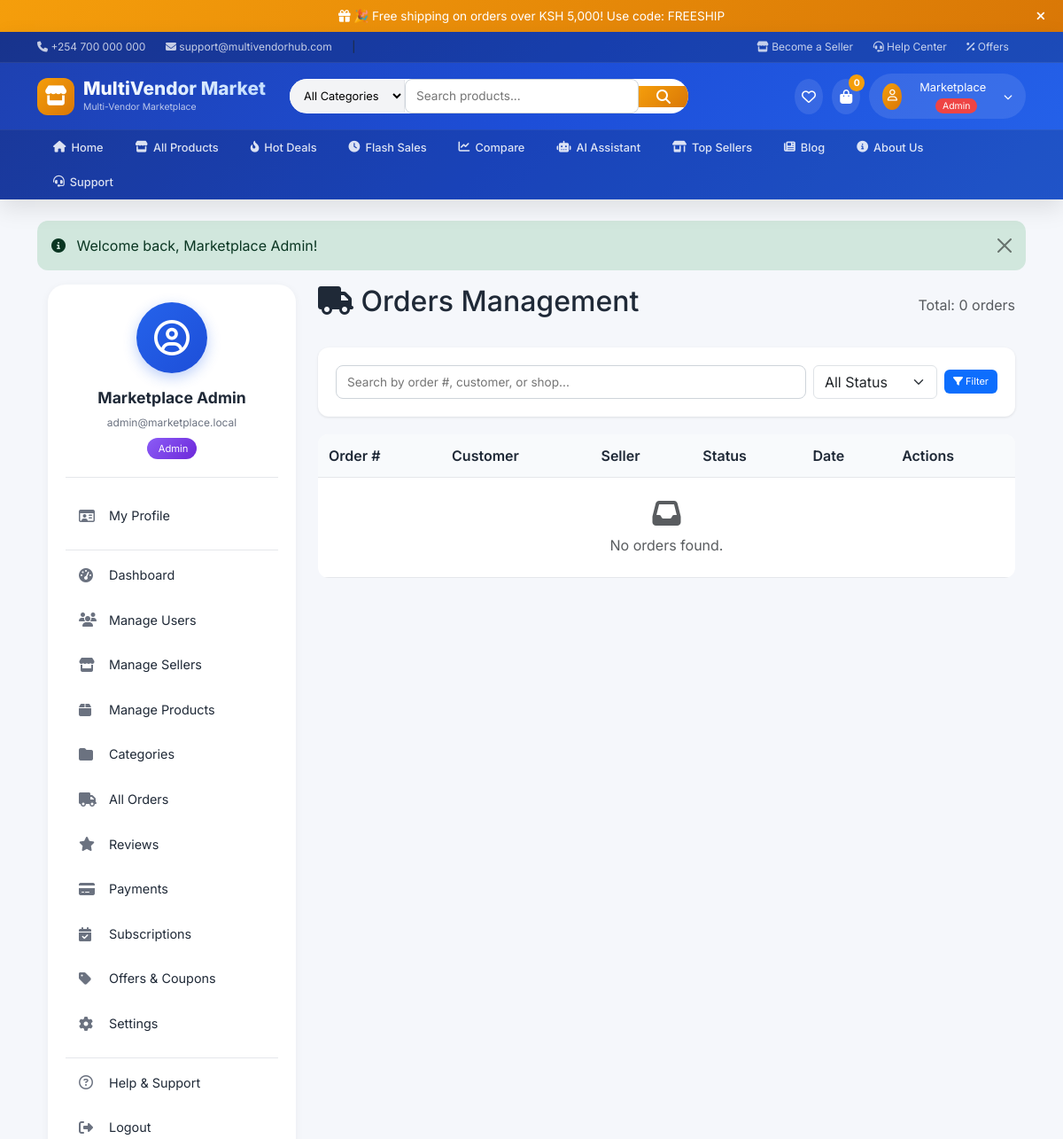
The app's page /admin/orders.php (signed in, upper part), older data.
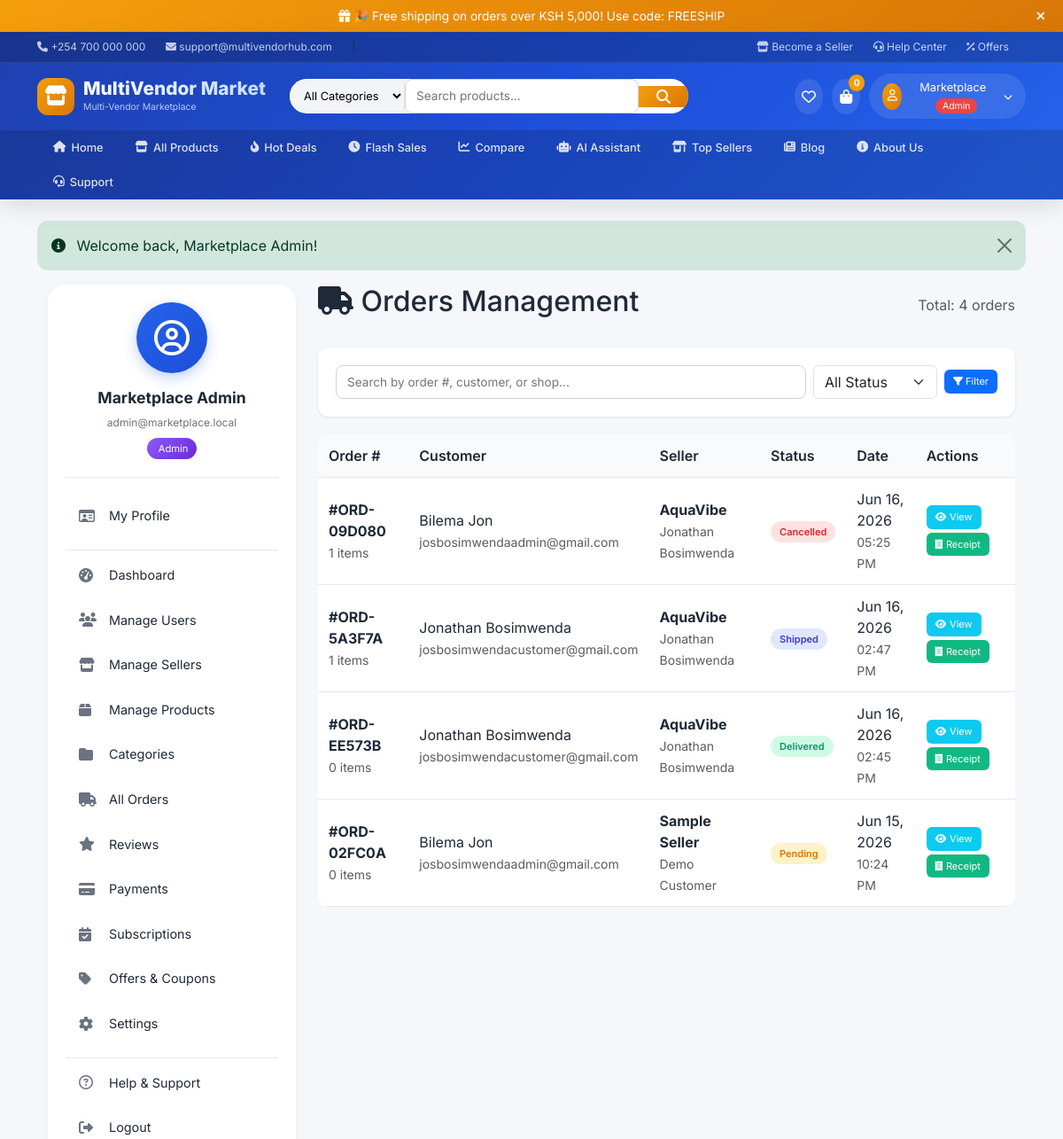
The same page, newer data.
### tables this page shows
CREATE TABLE `orders` (
  `id` int(11) NOT NULL,
  `user_id` int(11) NOT NULL,
  `seller_id` int(11) NOT NULL,
  `order_number` varchar(20) NOT NULL,
  `total_amount` decimal(12,2) NOT NULL,
  `payment_method` varchar(60) NOT NULL,
  `shipping_address` text NOT NULL,
  `status` enum('pending','processing','shipped','delivered','cancelled') NOT NULL DEFAULT 'pending',
  `created_at` datetime NOT NULL
);

CREATE TABLE `users` (
  `id` int(11) NOT NULL,
  `name` varchar(120) NOT NULL,
  `email` varchar(190) NOT NULL,
  `password_hash` varchar(255) NOT NULL,
  `role` enum('customer','seller','admin') NOT NULL DEFAULT 'customer',
  `phone` varchar(40) DEFAULT NULL,
  `address` text DEFAULT NULL,
  `email_verified` tinyint(1) NOT NULL DEFAULT 0,
  `verification_token` varchar(64) DEFAULT NULL,
  `reset_token` varchar(64) DEFAULT NULL,
  `reset_expires` datetime DEFAULT NULL,
  `created_at` datetime NOT NULL,
  `remember_token` varchar(64) DEFAULT NULL,
  `remember_expires` datetime DEFAULT NULL
);

CREATE TABLE `sellers` (
  `id` int(11) NOT NULL,
  `user_id` int(11) NOT NULL,
  `shop_name` varchar(150) NOT NULL,
  `shop_logo` varchar(255) DEFAULT NULL,
  `phone` varchar(60) NOT NULL,
  `business_id` varchar(100) NOT NULL,
  `id_image` varchar(255) DEFAULT NULL,
  `description` text DEFAULT NULL,
  `location` varchar(255) DEFAULT NULL,
  `status` enum('pending','verified','rejected') NOT NULL DEFAULT 'pending',
  `subscription_status` enum('active','expired','none') NOT NULL DEFAULT 'none',
  `subscription_expires` date DEFAULT NULL,
  `created_at` datetime NOT NULL
);

### admin/orders.php (the view, shortened to what the rows shown need)
<?php
require_once '../includes/header.php';
$page = isset($_GET['page']) ? intval($_GET['page']) : 1;
$limit = 10;
$offset = ($page - 1) * $limit;
$where_clauses = [];
$params = [];
$types = '';
$where_sql = !empty($where_clauses) ? "WHERE ".implode(" AND ", $where_clauses) : "";
$sql = "SELECT o.*,
        u.name as customer_name, u.email as customer_email, u.phone as customer_phone,
        s.id as seller_id, s.shop_name, s.phone as seller_phone, s.location as seller_location,
        su.name as seller_owner_name, su.email as seller_email,
        (SELECT COUNT(*) FROM order_items WHERE order_id = o.id) as item_count
        FROM orders o
        JOIN users u ON u.id = o.user_id
        LEFT JOIN sellers s ON o.seller_id = s.id
        LEFT JOIN users su ON s.user_id = su.id
        $where_sql
        ORDER BY o.created_at DESC
        LIMIT ? OFFSET ?";
$stmt = $mysqli->prepare($sql);
$params[] = $limit;
$params[] = $offset;
$types .= 'ii';
$stmt->bind_param($types, ...$params);
$stmt->execute();
$orders = $stmt->get_result();
?>
<div class="container-fluid">
    <div class="admin-wrapper">
        <div class="admin-content">
            <div class="d-flex justify-content-between align-items-center mb-4">
                <h2><i class="fa-solid fa-truck"></i> Orders Management</h2>
            </div>
            <div class="table-responsive">
                <table class="data-table">
                    <thead>
                        <tr>
                            <th>Order #</th>
                            <th>Customer</th>
                            <th>Seller</th>
                            <th>Status</th>
                            <th>Date</th>
                            <th>Actions</th>
                        </tr>
                    </thead>
                    <tbody>
                        <?php if($orders->num_rows == 0): ?>
                            <tr>
                                <td colspan="8" class="text-center py-4 text-muted">
                                    <i class="fa-solid fa-inbox fa-2x d-block mb-2"></i>
                                    No orders found.
                                </td>
                            </tr>
                        <?php else: ?>
                            <?php while($order = $orders->fetch_assoc()):
                                $status_class = 'status-' . $order['status'];
                            ?>
                            <tr>
                                <td>
                                    <strong>#<?= htmlspecialchars($order['order_number']) ?></strong>
                                    <br>
                                    <small class="text-muted"><?= $order['item_count'] ?> items</small>
                                </td>
                                <td>
                                    <?= htmlspecialchars($order['customer_name']) ?>
                                    <br>
                                    <small class="text-muted"><?= htmlspecialchars($order['customer_email']) ?></small>
                                </td>
                                <td>
                                    <?php if($order['shop_name']): ?>
                                        <strong><?= htmlspecialchars($order['shop_name']) ?></strong>
                                        <br>
                                        <small class="text-muted"><?= htmlspecialchars($order['seller_owner_name'] ?? 'Unknown') ?></small>
                                    <?php else: ?>
                                        <span class="text-muted">N/A</span>
                                    <?php endif; ?>
                                </td>
                                <td>
                                    <span class="status-badge <?= $status_class ?>">
                                        <?= ucfirst($order['status']) ?>
                                    </span>
                                <td>
                                    <?= date('M d, Y', strtotime($order['created_at'])) ?>
                                    <br>
                                    <small class="text-muted"><?= date('h:i A', strtotime($order['created_at'])) ?></small>
                                </td>
                                <td>
                                    <div class="action-buttons">
                                        <button class="btn-view" onclick="viewOrderDetails(<?= $order['id'] ?>)" title="View Details">
                                            <i class="fa-solid fa-eye"></i> View
                                        </button>
                                        <button class="btn-receipt" onclick="window.open('../receipt.php?id=<?= $order['id'] ?>', '_blank')" title="View Receipt">
                                            <i class="fa-solid fa-receipt"></i> Receipt
                                        </button>
                                    </div>
                                </td>
                            </tr>
                            <?php endwhile; ?>
                        <?php endif; ?>
                    </tbody>
                </table>
            </div>
        </div>
    </div>
</div>
<?php require_once '../includes/footer.php'; ?>

Row changes from the older to the newer data that the page shows:
added orders: order_number "ORD-09D080", item_count "1", user.name "Bilema Jon", user.email "josbosimwendaadmin@gmail.com", seller.shop_name "AquaVibe", users.name "Jonathan Bosimwenda", status "Cancelled", created_at "Jun 16, 2026", created_at "05:25 PM"
added orders: order_number "ORD-5A3F7A", item_count "1", user.name "Jonathan Bosimwenda", user.email "josbosimwendacustomer@gmail.com", seller.shop_name "AquaVibe", users.name "Jonathan Bosimwenda", status "Shipped", created_at "Jun 16, 2026", created_at "02:47 PM"
added orders: order_number "ORD-EE573B", item_count "0", user.name "Jonathan Bosimwenda", user.email "josbosimwendacustomer@gmail.com", seller.shop_name "AquaVibe", users.name "Jonathan Bosimwenda", status "Delivered", created_at "Jun 16, 2026", created_at "02:45 PM"
added orders: order_number "ORD-02FC0A", item_count "0", user.name "Bilema Jon", user.email "josbosimwendaadmin@gmail.com", seller.shop_name "Sample Seller", users.name "Demo Customer", status "Pending", created_at "Jun 15, 2026", created_at "10:24 PM"
Text that changed along with them:
$total_orders: "0" → "4"
text no longer shown: "No orders found."
